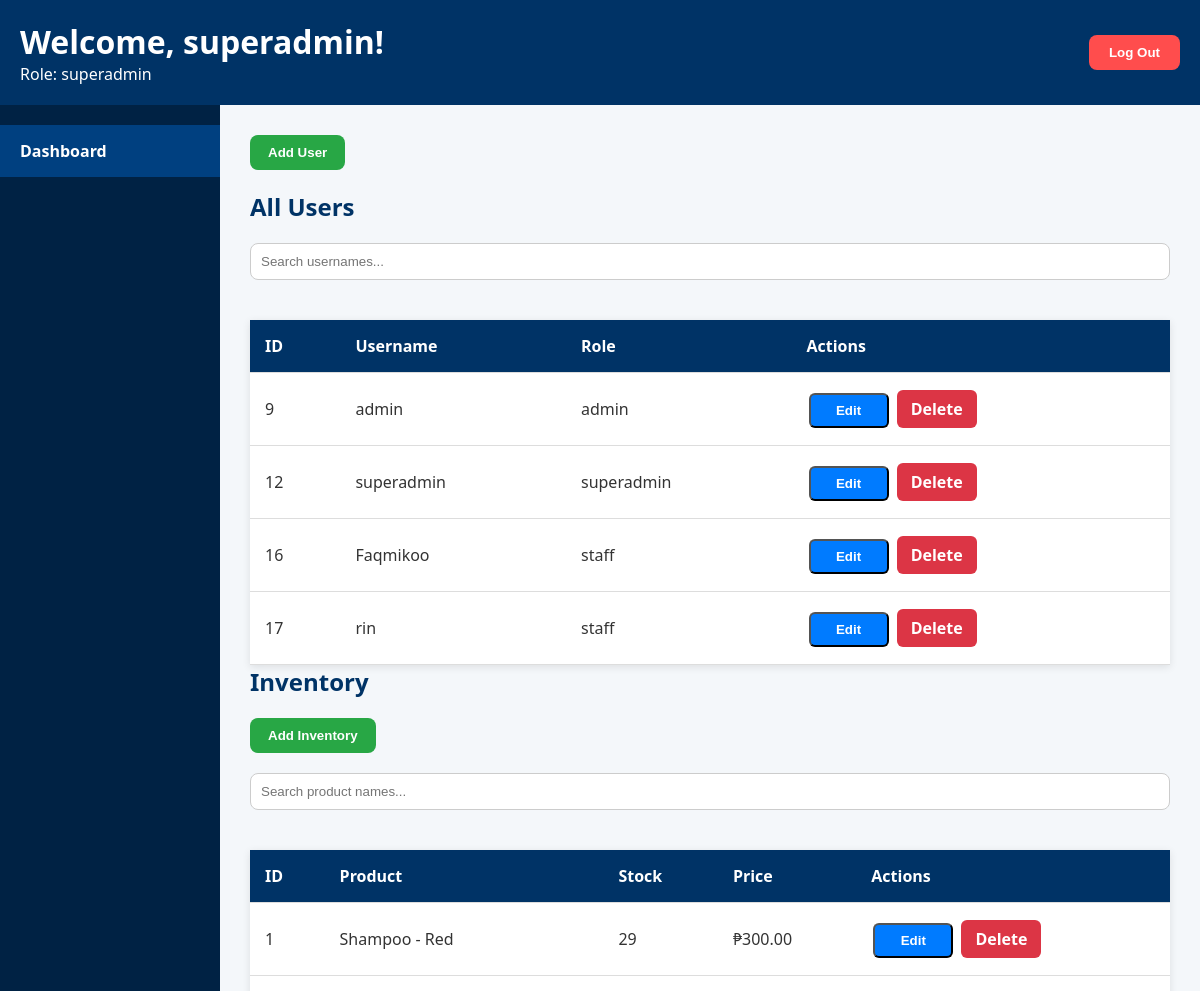
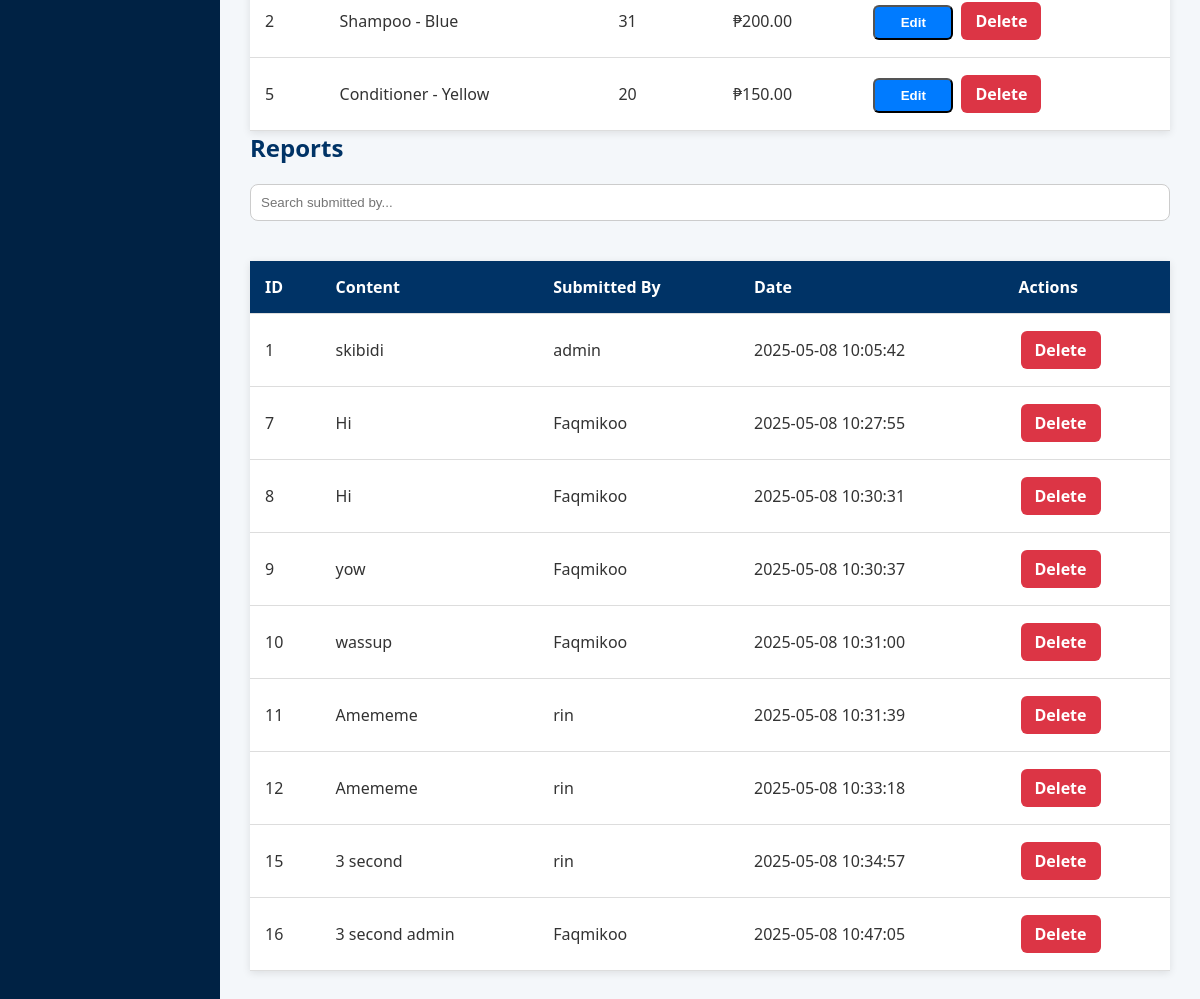
/pages/superadmin_dashboard.php (signed in), run on the app's committed database (2 pictures, top to bottom).
### tables this page shows
CREATE TABLE `users` (
  `id` int(11) NOT NULL,
  `username` varchar(50) NOT NULL,
  `password` varchar(255) NOT NULL,
  `role` enum('admin','superadmin','staff') NOT NULL DEFAULT 'staff',
  `created_at` timestamp NOT NULL DEFAULT current_timestamp()
);

CREATE TABLE `inventory` (
  `id` int(11) NOT NULL,
  `product_name` varchar(255) NOT NULL,
  `stock` int(11) NOT NULL,
  `price` decimal(10,2) NOT NULL
);

CREATE TABLE `reports` (
  `id` int(11) NOT NULL,
  `report_content` text NOT NULL,
  `submitted_by` varchar(50) NOT NULL,
  `created_at` timestamp NOT NULL DEFAULT current_timestamp()
);

### Pages/superadmin_dashboard.php (the view, shortened to what this page needs)
<?php
include('../config/config.php');
$username = $_SESSION['username'];
$role = $_SESSION['role'];
?>
<!DOCTYPE html>
<html lang="en">
<head>
    <link rel="stylesheet" href="../css/dashboard.css">
</head>
<body>
<header>
    <div class="header-left">
        <h1>Welcome, <?php echo htmlspecialchars($username); ?>!</h1>
        <p>Role: <?php echo htmlspecialchars($role); ?></p>
    </div>
    <div class="header-right">
        <form method="post">
            <button type="submit" name="logout" class="logout-btn">Log Out</button>
        </form>
    </div>
</header>
<div class="main-content">
    <div class="sidebar">
        <a href="superadmin_dashboard.php" class="active">Dashboard</a>
    </div>
    <div class="dashboard-container">
    <button class="add-btn" onclick="toggleForm('addUserForm')">Add User</button>
        <h2>All Users</h2>
        <input type="text" id="userSearch" onkeyup="searchTable('userTable', 'userSearch', 1)" placeholder="Search usernames..." class="search-input">
            <table class="styled-table" id="userTable">
            <thead>
                <tr><th>ID</th><th>Username</th><th>Role</th><th>Actions</th></tr>
            </thead>
            <tbody>
                <?php
                $users = mysqli_query($conn, "SELECT * FROM users");
                while ($user = mysqli_fetch_assoc($users)) {
                    echo "<tr>
                        <td>{$user['id']}</td>
                        <td>{$user['username']}</td>
                        <td>{$user['role']}</td>
                        <td>
                            <button class='action-btn edit-btn' onclick='editUser(".$user['id'].", \"".$user['username']."\", \"".$user['role']."\")'>Edit</button>
                             <a href='superadmin_dashboard.php?delete_user=".$user['id']."' class='action-btn delete-btn' onclick='return confirm(\"Are you sure you want to delete this user?\")'>Delete</a>
                        </td>
                    </tr>";
                }
                ?>
            </tbody>
        </table>
        <h2>Inventory</h2>
        <button class="add-btn" onclick="toggleForm('addInventoryForm')">Add Inventory</button>
            <input type="text" id="inventorySearch" onkeyup="searchTable('inventoryTable', 'inventorySearch', 1)" placeholder="Search product names..." class="search-input">
            <table class="styled-table" id="inventoryTable">
                <thead>
                    <tr>
                        <th>ID</th>
                        <th>Product</th>
                        <th>Stock</th>
                        <th>Price</th>
                        <th>Actions</th>
                    </tr>
                </thead>
                <tbody>
<?php
$inventory_result = mysqli_query($conn, "SELECT * FROM inventory");
while ($item = mysqli_fetch_assoc($inventory_result)) {
    echo "<tr>
        <td>".htmlspecialchars($item['id'])."</td>
        <td>".htmlspecialchars($item['product_name'])."</td>
        <td>".htmlspecialchars($item['stock'])."</td>
        <td>₱".htmlspecialchars(number_format($item['price'], 2))."</td>
        <td>
            <button class='action-btn edit-btn' onclick='editInventory(".$item['id'].", \"".$item['product_name']."\", \"".$item['stock']."\", \"".$item['price']."\")'>Edit</button>
            <a href='superadmin_dashboard.php?delete_inventory=".$item['id']."' class='action-btn delete-btn' onclick='return confirm(\"Are you sure?\")'>Delete</a>
        </td>
    </tr>";
}
?>
                </tbody>
            </table>
        <h2>Reports</h2>
        <input type="text" id="reportsSearch" onkeyup="searchTable('reportsTable', 'reportsSearch', 2)" placeholder="Search submitted by..." class="search-input">
        <table class="styled-table" id="reportsTable">
            <thead>
                <tr><th>ID</th><th>Content</th><th>Submitted By</th><th>Date</th><th>Actions</th></tr>
            </thead>
            <tbody>
                <?php
                $reports = mysqli_query($conn, "SELECT * FROM reports");
                while ($r = mysqli_fetch_assoc($reports)) {
                    echo "<tr>
                        <td>{$r['id']}</td>
                        <td>{$r['report_content']}</td>
                        <td>{$r['submitted_by']}</td>
                        <td>{$r['created_at']}</td>
                            <td>
                                 <a href='superadmin_dashboard.php?delete_reports=".$r['id']."' class='action-btn delete-btn' onclick='return confirm(\"Are you sure?\")'>Delete</a>
                            </td>
                        </tr>";
                }
                ?>
            </tbody>
        </table>
    </div>
</div>
</body>
</html>

### CSS/dashboard.css (style rules this page uses)
* { margin: 0; padding: 0; box-sizing: border-box; }
body { font-family: 'Segoe UI', Tahoma, Geneva, Verdana, sans-serif; background-color: #f4f7fa; color: #333; min-height: 100vh; display: flex; flex-direction: column; }
header { background-color: #003366; color: #ffffff; padding: 20px; display: flex; justify-content: space-between; align-items: center; }
.logout-btn { background-color: #ff4d4d; color: #ffffff; padding: 10px 20px; border: none; border-radius: 8px; cursor: pointer; font-weight: bold; }
.main-content { flex: 1; display: flex; background-color: #ffffff; }
.sidebar { width: 220px; background-color: #002244; padding-top: 20px; min-height: calc(100vh - 80px); }
.sidebar a { padding: 15px 20px; text-decoration: none; display: block; color: #ffffff; font-weight: bold; transition: background 0.3s; }
.sidebar a:hover, .sidebar a.active { background-color: #004080; }
.dashboard-container { flex: 1; padding: 30px; background-color: #f4f7fa; }
h2 { color: #003366; margin-bottom: 20px; }
.styled-table { width: 100%; border-collapse: collapse; margin-top: 20px; background-color: #ffffff; box-shadow: 0 2px 8px rgba(0, 0, 0, 0.1); }
.styled-table th, .styled-table td { padding: 15px; text-align: left; border-bottom: 1px solid #dddddd; }
.styled-table th { background-color: #003366; color: white; }
.search-input { padding: 10px; margin-bottom: 20px; width: 100%; border: 1px solid #cccccc; border-radius: 8px; }
.add-btn { background-color: #28a745; color: white; border: none; padding: 10px 18px; margin-bottom: 20px; border-radius: 8px; cursor: pointer; font-weight: bold; }
.action-btn { text-decoration: none; padding: 8px 12px; margin: 2px; border-radius: 6px; font-weight: bold; display: inline-block; text-align: center; width: 80px; box-sizing: border-box; }
.edit-btn { background-color: #007bff; color: white; }
.delete-btn { background-color: #dc3545; color: white; }

### data on the page
users: id "9", username "admin", role "admin"
users: id "12", username "superadmin", role "superadmin"
users: id "16", username "Faqmikoo", role "staff"
users: id "17", username "rin", role "staff"
inventory: id "1", product_name "Shampoo - Red", stock "29", price "300.00"
inventory: id "2", product_name "Shampoo - Blue", stock "31", price "200.00"
inventory: id "5", product_name "Conditioner - Yellow", stock "20", price "150.00"
reports: id "1", report_content "skibidi", submitted_by "admin", created_at "2025-05-08 10:05:42"
reports: id "7", report_content "Hi", submitted_by "Faqmikoo", created_at "2025-05-08 10:27:55"
reports: id "8", report_content "Hi", submitted_by "Faqmikoo", created_at "2025-05-08 10:30:31"
reports: id "9", report_content "yow", submitted_by "Faqmikoo", created_at "2025-05-08 10:30:37"
reports: id "10", report_content "wassup", submitted_by "Faqmikoo", created_at "2025-05-08 10:31:00"
reports: id "11", report_content "Amememe", submitted_by "rin", created_at "2025-05-08 10:31:39"
reports: id "12", report_content "Amememe", submitted_by "rin", created_at "2025-05-08 10:33:18"
reports: id "15", report_content "3 second", submitted_by "rin", created_at "2025-05-08 10:34:57"
reports: id "16", report_content "3 second admin", submitted_by "Faqmikoo", created_at "2025-05-08 10:47:05"

### other printed values
$username "superadmin"
$role "superadmin"
